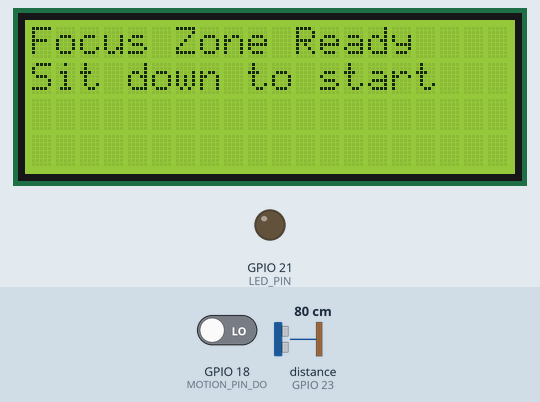
Bench run of a program on a simulated Raspberry Pi (BCM pin numbers). Shown: 20×4 character LCD, output pins drawn as LEDs (lit = HIGH). Inputs (shaded band) come from the test bench; at power-on: GPIO 18 (MOTION_PIN_DO) LOW, distance to the obstacle (sensor on GPIO 23) 80 cm. The echo pulse lasts 58.3 µs per cm; files the program writes start out absent; the clock reads 2024-03-15 10:24:30 at power-on unless the program sets it; pins used as bus, display or sensor lines are not drawn; what the program prints to the terminal is not drawn.

Above: at 1.2 s.
1.3 s: GPIO 18 (MOTION_PIN_DO) driven HIGH
At 2.8 s:
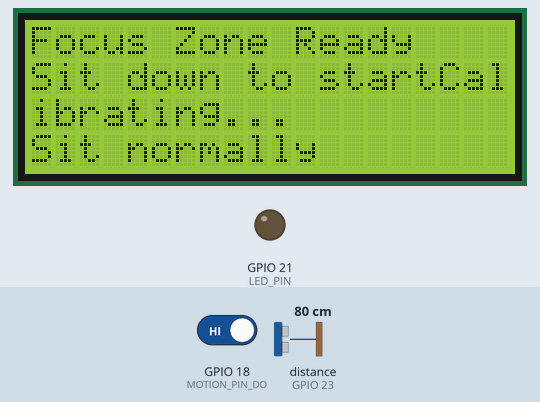
At 10.7 s:
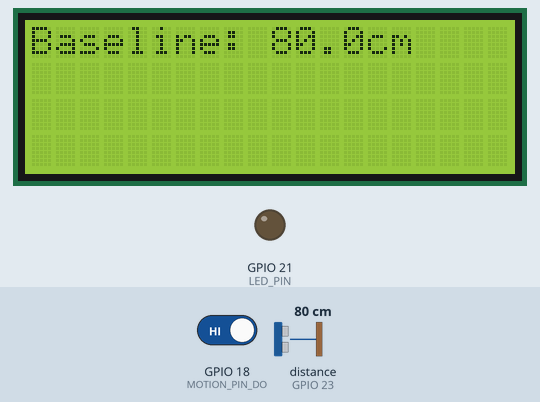
Timing chart, 0 to 12.2 s (numbered marks = the images above; inputs shaded):
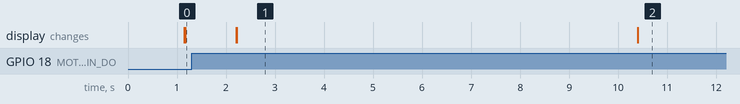

Measured:
- after the input at 1.3 s, the display: first changes after 0.91 s (image 1 shows a later state)
- what the display in image 1 shows lasts 8.2 s, from 2.2 s to 10.4 s

The program:

focus_controller.py
```python
#!/usr/bin/env python3
import RPi.GPIO as GPIO
import time
import sqlite3
import json
from datetime import datetime, timedelta
from RPLCD.i2c import CharLCD

# GPIO Pin Setup
MOTION_PIN_DO = 18  # Digital output from PIR
MOTION_PIN_AO = 4   # Analog output from PIR (optional)
TRIG_PIN = 24
ECHO_PIN = 23
LED_PIN = 21

# I2C LCD Setup (you may need to change the address)
# Common addresses are 0x27, 0x3f, 0x26, 0x20
try:
    lcd = CharLCD('PCF8574', 0x27)  # Try 0x27 first
except:
    try:
        lcd = CharLCD('PCF8574', 0x3f)  # Try 0x3f if 0x27 fails
    except:
        print("LCD not found! Check I2C connection and address")
        exit(1)

# Initialize GPIO
GPIO.setmode(GPIO.BCM)
GPIO.setup(MOTION_PIN_DO, GPIO.IN)
GPIO.setup(MOTION_PIN_AO, GPIO.IN)  # Optional analog input
GPIO.setup(TRIG_PIN, GPIO.OUT)
GPIO.setup(ECHO_PIN, GPIO.IN)
GPIO.setup(LED_PIN, GPIO.OUT)

# PWM for LED brightness control
led_pwm = GPIO.PWM(LED_PIN, 1000)  # 1kHz frequency
led_pwm.start(0)  # Start with LED off

class FocusZoneController:
    def __init__(self):
        self.session_start = None
        self.session_end = None
        self.focus_level = 0
        self.total_focus_time = 0
        self.distraction_count = 0
        self.baseline_distance = None
        self.is_session_active = False
        self.last_distance_check = time.time()
        self.focus_threshold = 10  # cm difference from baseline

        # Initialize database
        self.init_database()

        # Motivational messages
        self.focus_messages = [
            "Stay focused!",
            "You're doing great!",
            "Deep work mode",
            "In the zone!",
            "Concentration time"
        ]

        self.distraction_messages = [
            "Come back to work",
            "Focus time!",
            "Lean forward",
            "Back to task",
            "Stay on track"
        ]

    def init_database(self):
        """Initialize SQLite database for tracking sessions"""
        self.conn = sqlite3.connect('focus_sessions.db')
        self.cursor = self.conn.cursor()

        self.cursor.execute('''
            CREATE TABLE IF NOT EXISTS sessions (
                id INTEGER PRIMARY KEY AUTOINCREMENT,
                date TEXT,
                start_time TEXT,
                end_time TEXT,
                duration_minutes INTEGER,
                focus_percentage REAL,
                distraction_count INTEGER
            )
        ''')
        self.conn.commit()

    def get_distance(self):
        """Get distance from ultrasonic sensor"""
        # Clear trigger
        GPIO.output(TRIG_PIN, False)
        time.sleep(0.01)

        # Send trigger pulse
        GPIO.output(TRIG_PIN, True)
        time.sleep(0.00001)
        GPIO.output(TRIG_PIN, False)

        # Wait for echo
        pulse_start = time.time()
        pulse_end = time.time()

        timeout = time.time() + 0.1  # 100ms timeout

        while GPIO.input(ECHO_PIN) == 0 and time.time() < timeout:
            pulse_start = time.time()

        while GPIO.input(ECHO_PIN) == 1 and time.time() < timeout:
            pulse_end = time.time()

        if time.time() >= timeout:
            return None

        # Calculate distance
        pulse_duration = pulse_end - pulse_start
        distance = pulse_duration * 17150  # Speed of sound / 2
        return round(distance, 2)

    def detect_motion(self):
        """Check if motion is detected using digital output"""
        return GPIO.input(MOTION_PIN_DO)

    def get_motion_intensity(self):
        """Get motion intensity from analog output (optional advanced feature)"""
        # This would require an ADC like MCP3008 for true analog reading
        # For now, we'll use digital reading with timing for intensity estimation
        motion_start = time.time()
        motion_count = 0

        # Count motion pulses over 1 second to estimate intensity
        while time.time() - motion_start < 1:
            if GPIO.input(MOTION_PIN_DO):
                motion_count += 1
            time.sleep(0.01)

        return motion_count  # Higher count = more motion/intensity

    def calibrate_baseline(self):
        """Calibrate the user's normal sitting position"""
        lcd.write_string("Calibrating...")
        lcd.crlf()
        lcd.write_string("Sit normally")
        time.sleep(3)

        distances = []
        for i in range(10):
            dist = self.get_distance()
            if dist:
                distances.append(dist)
            time.sleep(0.5)

        if distances:
            self.baseline_distance = sum(distances) / len(distances)
            lcd.clear()
            lcd.write_string(f"Baseline: {self.baseline_distance:.1f}cm")
            time.sleep(2)
            return True
        return False

    def calculate_focus_level(self):
        """Calculate focus level based on posture"""
        current_distance = self.get_distance()
        if not current_distance or not self.baseline_distance:
            return 50  # Default middle value

        distance_diff = self.baseline_distance - current_distance

        if distance_diff > self.focus_threshold:
            # User is leaning forward (focused)
            focus_score = min(100, 70 + (distance_diff - self.focus_threshold) * 2)
        elif distance_diff < -self.focus_threshold:
            # User is leaning back (distracted)
            focus_score = max(0, 30 + (distance_diff + self.focus_threshold) * 2)
        else:
            # User is in neutral position
            focus_score = 50

        return int(focus_score)

    def update_led_brightness(self):
        """Update LED brightness based on focus level"""
        brightness = int((self.focus_level / 100) * 100)  # 0-100 PWM duty cycle
        led_pwm.ChangeDutyCycle(brightness)

    def display_status(self):
        """Update LCD with current status"""
        lcd.clear()
        if not self.is_session_active:
            lcd.write_string("Focus Zone Ready")
            lcd.crlf()
            lcd.write_string("Sit down to start")
        else:
            session_duration = int((time.time() - self.session_start) / 60)

            if self.focus_level > 70:
                message = self.focus_messages[session_duration % len(self.focus_messages)]
            else:
                message = self.distraction_messages[self.distraction_count % len(self.distraction_messages)]

            lcd.write_string(f"Focus:{self.focus_level}% T:{session_duration}m")
            lcd.crlf()
            lcd.write_string(message[:16])

    def start_session(self):
        """Start a new focus session"""
        if not self.calibrate_baseline():
            lcd.text("Calibration failed", 1)
            return False

        self.session_start = time.time()
        self.is_session_active = True
        self.focus_level = 50
        self.distraction_count = 0
        self.total_focus_time = 0

        lcd.clear()
        lcd.write_string("Session Started!")
        time.sleep(2)
        return True

    def end_session(self):
        """End current focus session and save data"""
        if not self.is_session_active:
            return

        self.session_end = time.time()
        session_duration = int((self.session_end - self.session_start) / 60)
        focus_percentage = (self.total_focus_time / (self.session_end - self.session_start)) * 100

        # Save to database
        date_str = datetime.now().strftime("%Y-%m-%d")
        start_time_str = datetime.fromtimestamp(self.session_start).strftime("%H:%M:%S")
        end_time_str = datetime.fromtimestamp(self.session_end).strftime("%H:%M:%S")

        self.cursor.execute('''
            INSERT INTO sessions (date, start_time, end_time, duration_minutes, focus_percentage, distraction_count)
            VALUES (?, ?, ?, ?, ?, ?)
        ''', (date_str, start_time_str, end_time_str, session_duration, focus_percentage, self.distraction_count))

        self.conn.commit()

        # Display session summary
        lcd.clear()
        lcd.write_string(f"Session: {session_duration}m")
        lcd.crlf()
        lcd.write_string(f"Focus: {focus_percentage:.1f}%")
        time.sleep(5)

        self.is_session_active = False
        led_pwm.ChangeDutyCycle(0)  # Turn off LED

    def run(self):
        """Main application loop"""
        print("Focus Zone Controller Started!")
        lcd.clear()

        try:
            while True:
                motion_detected = self.detect_motion()

                if motion_detected and not self.is_session_active:
                    # Start new session
                    if self.start_session():
                        continue

                if self.is_session_active:
                    # Update focus level every 5 seconds
                    if time.time() - self.last_distance_check > 5:
                        old_focus = self.focus_level
                        self.focus_level = self.calculate_focus_level()

                        # Track focus time
                        if self.focus_level > 60:
                            self.total_focus_time += 5
                        elif self.focus_level < 40:
                            self.distraction_count += 1

                        self.last_distance_check = time.time()
                        self.update_led_brightness()

                    # Check for session end (no motion for 2 minutes)
                    if not motion_detected:
                        no_motion_start = time.time()
                        while time.time() - no_motion_start < 120:  # 2 minutes
                            if self.detect_motion():
                                break
                            time.sleep(1)
                        else:
                            self.end_session()
                            continue

                self.display_status()
                time.sleep(1)

        except KeyboardInterrupt:
            print("\nShutting down Focus Zone Controller...")
            if self.is_session_active:
                self.end_session()

        finally:
            self.cleanup()

    def cleanup(self):
        """Clean up resources"""
        lcd.clear()
        led_pwm.stop()
        GPIO.cleanup()
        self.conn.close()

if __name__ == "__main__":
    controller = FocusZoneController()
    controller.run()
```
